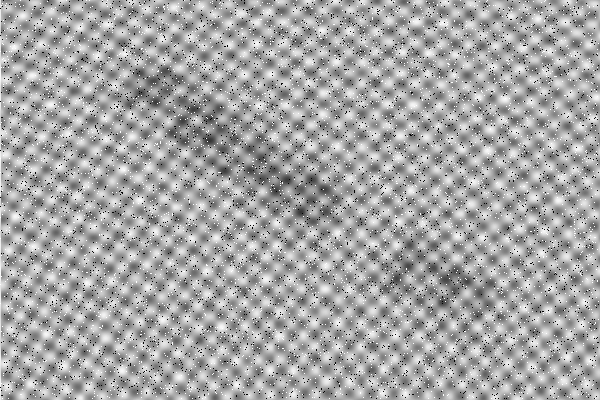
#> input picture PI/assets/Letters-noisy.png, 600 x 400 px
$ jupyter execute --allow-errors Final.ipynb
#> lines starting #> are read from the running program, lines starting #| are printed output that depends on the picture; after the words box and inside, x2 and y2 are one past the last pixel; in counts of white or black regions, pixels touching at a corner belong together
# Relatório: Descoberta de Letras Ocultas

Este notebook documenta o processo de recuperação de letras ocultas numa imagem corrompida por ruído. O processo utiliza técnicas de processamento de imagem, incluindo filtragem espacial, filtragem espetral e segmentação.

## Bibliotecas Utilizadas
- `cv2` (OpenCV): Para operações de processamento de imagem e filtros espaciais.
- `numpy`: Para manipulação de matrizes e Transformada de Fourier (FFT).
- `matplotlib.pyplot`: Para visualização das imagens ao longo do processo.
- `os`: Para gestão de diretórios de output.
- `pytesseract`: (Opcional) Para validação final da leitura do texto através de OCR.

[cell 1]
import cv2
import numpy as np
import matplotlib.pyplot as plt
import os

try:
    import pytesseract
except ImportError:
    print("Aviso: pytesseract não está instalado. A validação final por OCR não funcionará. Para o utilizar, corre 'pip install pytesseract'")

## 1. Configuração de Parâmetros (Variáveis 'k')
Todas as variáveis das funções do OpenCV e lógicas auxiliares são definidas aqui. Isto facilita a afinação dos parâmetros da pipeline.

[cell 2]
# Caminhos dos ficheiros
INPUT_IMAGE_PATH = '../assets/Letters-noisy.png'
#INPUT_IMAGE_PATH = '../output/2_salt_pepper_removed.png'
OUTPUT_DIR = '../output/'

# Criar diretório de output se não existir
os.makedirs(OUTPUT_DIR, exist_ok=True)

# ==========================================
# PARÂMETROS - FILTRAGEM ESPETRAL (Ruído Periódico)
# ==========================================
# Iterações para o Notch Filter Gaussiano.
# 'threshold_ratio': Percentagem da magnitude máxima do espetro (ex: 0.80 = 80%).
# 'radius': Raio do filtro Gaussiano Notch a aplicar nesse pico.
NOTCH_PASSES = [
    {'threshold_ratio': 0.78, 'radius': 3.5}, # Passagem 1: Picos mais altos com raio maior
    {'threshold_ratio': 0.65, 'radius': 0.5}  # Passagem 2: Picos secundários com raio menor
]
NOTCH_CENTER_PROTECTION = 5 # Raio de proteção em torno da componente DC (centro) para preservar a iluminação base

# ==========================================
# PARÂMETROS - FILTRAGEM ESPACIAL (Ruído Salt & Pepper)
# ==========================================
MEDIAN_KERNEL_SIZE = 3 # Tamanho do kernel para o filtro de Mediana (deve ser ímpar: 3, 5, 7...)

# ==========================================
# PARÂMETROS - AUMENTO DE CONTRASTE (CLAHE)
# ==========================================
CLAHE_CLIP_LIMIT = 1.5 # Limiar de contraste para o CLAHE (valores maiores dão mais contraste)
CLAHE_TILE_GRID_SIZE = (4, 4) # Tamanho da grelha para equalização local

# ==========================================
# PARÂMETROS - SEGMENTAÇÃO / BINARIZAÇÃO
# ==========================================
BIN_THRESH_VALUE = 107 # Valor limite (Threshold) para a binarização manual (0-255)
BIN_MAX_VALUE = 255    # Valor a atribuir aos píxeis que passam o limite

# ==========================================
# PARÂMETROS - EXTRAÇÃO DE CONTORNOS
# ==========================================
CANNY_THRESH1 = 50  # Limite inferior do detector de bordas de Canny
CANNY_THRESH2 = 150 # Limite superior do detector de bordas de Canny

# ==========================================
# PARÂMETROS - MORFOLOGIA
# ==========================================
KERNEL_SIZE_MORPH = 2     # Tamanho da matriz (kernel). 3x3 é um bom ponto de partida para não destruir as letras.
MORPH_ITERATIONS_OPEN = 1 # Número de vezes que aplicamos o Opening (para limpar ruído).
MORPH_ITERATIONS_ERODE = 1 # Número de vezes que aplicamos a Erosão (para separar letras fundidas).

## 2. Carregar Imagem Original

[cell 3]
img_original = cv2.imread(INPUT_IMAGE_PATH, cv2.IMREAD_GRAYSCALE)
#> img_original is the input picture: shape (400, 600); min 0, max 255, mean 166.1
if img_original is None:
    raise ValueError(f"Erro: Não foi possível carregar a imagem em {INPUT_IMAGE_PATH}")

plt.figure(figsize=(8, 6))
plt.imshow(img_original, cmap='gray')
plt.title('Imagem Original com Ruído')
plt.axis('off')
plt.show()

## 3. Passo 1: Remover Ruído Periódico (Filtragem Espetral)
Usamos a Transformada de Fourier (FFT) para identificar picos de frequência anormais que representam o ruído periódico.
De seguida, iteramos sobre as configurações definidas em `NOTCH_PASSES` para aplicar filtros Gaussianos tipo Notch. O uso da variação de raios e limiares por passagem ajuda a eliminar estes picos de forma mais suave e orgânica face a um bloqueio rígido.

[cell 4]
def create_gaussian_notch_mask(shape, center, radius):
    rows, cols = shape
    u = np.arange(rows)
    v = np.arange(cols)
    u, v = np.meshgrid(u, v, indexing='ij')

    d_square = (u - center[0])**2 + (v - center[1])**2
    mask = 1.0 - np.exp(-d_square / (2 * (radius**2)))
    return mask

dft = np.fft.fft2(img_original.astype(np.float32))
dft_shifted = np.fft.fftshift(dft)
magnitude_spectrum = 20 * np.log(np.abs(dft_shifted) + 1)
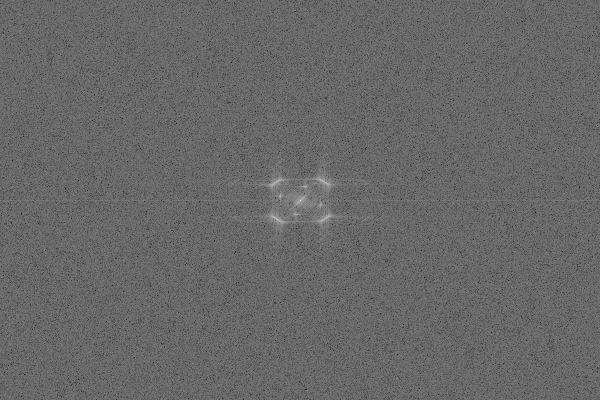
#> magnitude_spectrum: shape (400, 600) float64; min 74.89, max 350, mean 186.8; drawn with min black and max white

rows, cols = img_original.shape
#> rows = 400; cols = 600
crow, ccol = rows // 2, cols // 2
#> crow = 200; ccol = 300
combined_mask = np.ones((rows, cols), np.float32)
max_mag = np.max(magnitude_spectrum)
#> max_mag = 350

# Aplicar Notch Filters iterativamente (1st pass, 2nd pass...)
for i, pass_config in enumerate(NOTCH_PASSES):
    thresh_ratio = pass_config['threshold_ratio']
    radius = pass_config['radius']

    thresh = max_mag * thresh_ratio
    peaks = np.where(magnitude_spectrum > thresh)

    pass_mask = np.ones((rows, cols), np.float32)
    for r, c in zip(peaks[0], peaks[1]):
        # Não filtrar o componente DC (iluminação da imagem)
        if abs(r - crow) > NOTCH_CENTER_PROTECTION or abs(c - ccol) > NOTCH_CENTER_PROTECTION:
            notch = create_gaussian_notch_mask((rows, cols), (r, c), radius)
            pass_mask *= notch

    combined_mask *= pass_mask
    print(f"Passagem {i+1}: Threshold={thresh_ratio*100}%, Raio={radius} aplicados na máscara.")
#> this loop made 2 passes
#> (thresh, peaks) on passes 1 to 2: (273, 21 positions, rows 180 to 220, columns 273 to 327), (227.5, 389 positions, rows 177 to 223, columns 268 to 332)
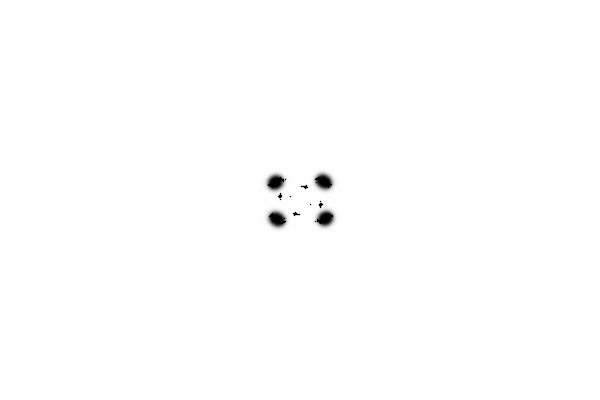
#> combined_mask: shape (400, 600) float32; min 0, max 1, mean 0.996

fshift_filtered = dft_shifted * combined_mask
img_back = np.fft.ifft2(np.fft.ifftshift(fshift_filtered))
img_periodic_removed = np.abs(img_back)
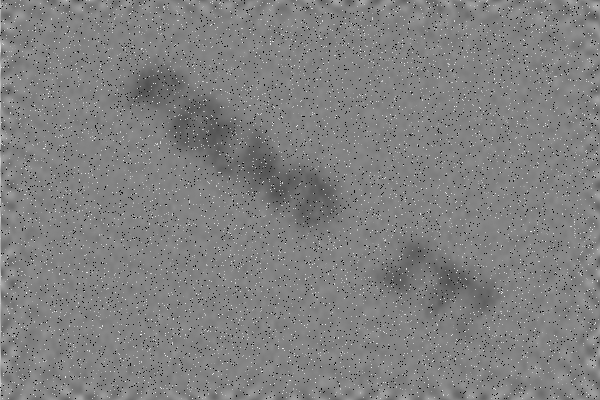
#> img_periodic_removed: shape (400, 600) float64; min 0.00711, max 330.6, mean 166.7; drawn with min black and max white
img_periodic_removed = cv2.normalize(img_periodic_removed, None, 0, 255, cv2.NORM_MINMAX).astype(np.uint8)

maskToSave = cv2.normalize(combined_mask, None, 0, 255, cv2.NORM_MINMAX).astype(np.uint8)

# Guardar
cv2.imwrite(os.path.join(OUTPUT_DIR, '1_periodic_removed.png'), img_periodic_removed)
cv2.imwrite(os.path.join(OUTPUT_DIR, '1_2_mask.png'), maskToSave)

plt.figure(figsize=(15, 5))
plt.subplot(1, 3, 1), plt.imshow(magnitude_spectrum, cmap='gray'), plt.title('Espetro de Magnitude')
plt.subplot(1, 3, 2), plt.imshow(combined_mask, cmap='gray'), plt.title('Máscara Notch Combinada')
plt.subplot(1, 3, 3), plt.imshow(img_periodic_removed, cmap='gray'), plt.title('Sem Ruído Periódico')
plt.show()

## 4. Passo 2: Remover Ruído Salt & Pepper (Filtragem Espacial)
Para o ruído tipo 'sal e pimenta', o filtro de Mediana é o standard por excelência, dado que tem o comportamento de preservar as bordas (as formas das letras) enquanto "engole" os picos extremos isolados.

[cell 5]
img_denoised = cv2.medianBlur(img_periodic_removed, MEDIAN_KERNEL_SIZE)

# Guardar
cv2.imwrite(os.path.join(OUTPUT_DIR, '2_salt_pepper_removed.png'), img_denoised)

plt.figure(figsize=(8, 6))
plt.imshow(img_denoised, cmap='gray')
plt.imshow(img_denoised, cmap='gray', vmin=0, vmax=255)
plt.title(f'Sem Ruído Salt & Pepper (Mediana, kernel={MEDIAN_KERNEL_SIZE})')
plt.axis('off')
plt.show()

## 5. Visualização do Histograma
Para percebermos a distribuição dos níveis de cinzento na imagem após a remoção de ruído, analisamos o histograma. O plot confirma como os dados estão agrupados, o que ajuda a decidir as técnicas de contraste a aplicar.

[cell 6]
plt.figure(figsize=(8, 4))
plt.hist(img_denoised.ravel(), bins=256, range=[0,256], color='gray')
plt.title('Histograma após Remoção de Ruído')
plt.xlabel('Intensidade (0-255)')
plt.ylabel('Frequência de Píxeis')
plt.show()
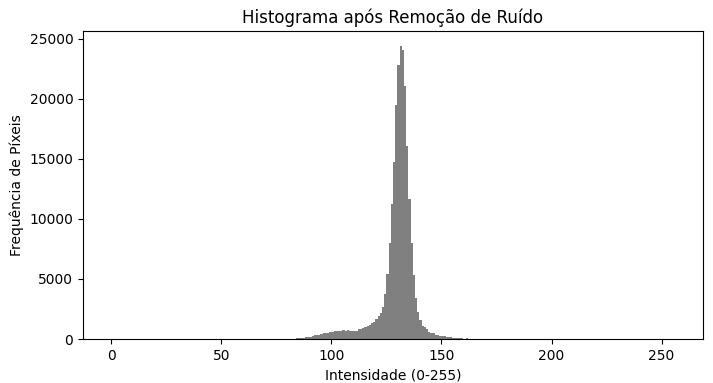
#> figure drawn by matplotlib, 1 panel; tallest bar 24404 high, from x = 131 to 132

## 6. Passo 3: Aumento de Contraste Local (CLAHE)
Como as letras estão num tom cinzento escuro concentrado no centro da imagem (criando o efeito de um "blur preto"), aplicar uma binarização direta resulta num bloco sólido.
Para resolver isso, usamos o CLAHE (Contrast Limited Adaptive Histogram Equalization). O CLAHE melhora o contraste localmente (por grelhas, configuradas na variável `CLAHE_TILE_GRID_SIZE`), distribuindo melhor os níveis de cinzento e evidenciando as formas orgânicas das letras (como o F e o N).

[cell 7]
clahe = cv2.createCLAHE(clipLimit=CLAHE_CLIP_LIMIT, tileGridSize=CLAHE_TILE_GRID_SIZE)
img_contrast = clahe.apply(img_denoised)
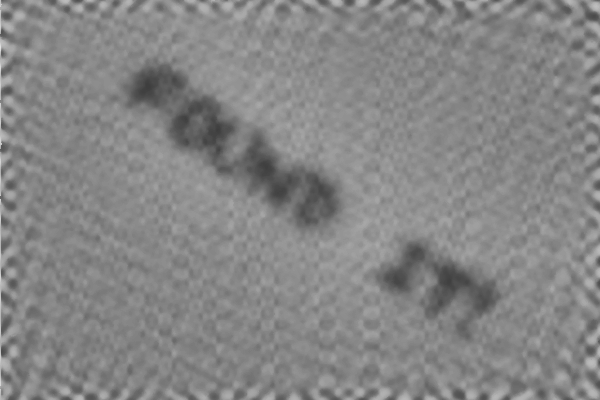
#> img_contrast: shape (400, 600); min 61, max 226, mean 133.9

# Guardar a imagem realçada
cv2.imwrite(os.path.join(OUTPUT_DIR, '3_contrast_enhanced.png'), img_contrast)

plt.figure(figsize=(15, 5))
plt.subplot(1, 2, 1), plt.imshow(img_contrast, cmap='gray', vmin=0, vmax=255), plt.title('Imagem com CLAHE')
plt.subplot(1, 2, 2), plt.hist(img_contrast.ravel(), bins=256, range=[0,256], color='gray'), plt.title('Novo Histograma (CLAHE)')
plt.show()
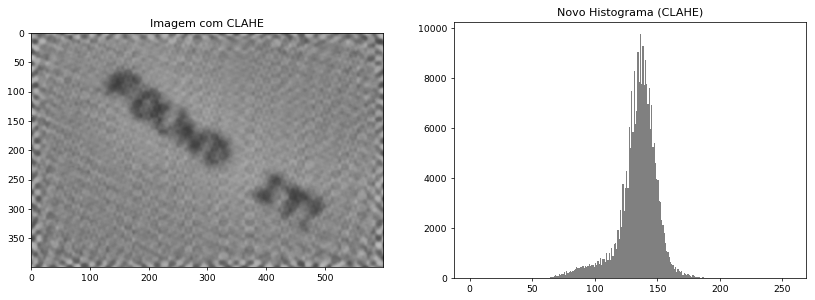
#> figure drawn by matplotlib, 2 panels; panel 2: tallest bar 9767 high, from x = 136 to 137

## 7. Passo 4: Caminhos Paralelos de Segmentação
Uma vez resolvida a limpeza de imagem base, testamos em paralelo duas abordagens de segmentação:
**Opção A:** Binarização de imagem (para obter sólidos das letras).
**Opção B:** Extração unicamente de contornos (para obter o shape isolado).

[cell 8]
# === OPÇÃO A: Binarização ===
_, img_bin_manual = cv2.threshold(img_denoised, BIN_THRESH_VALUE, BIN_MAX_VALUE, cv2.THRESH_BINARY)
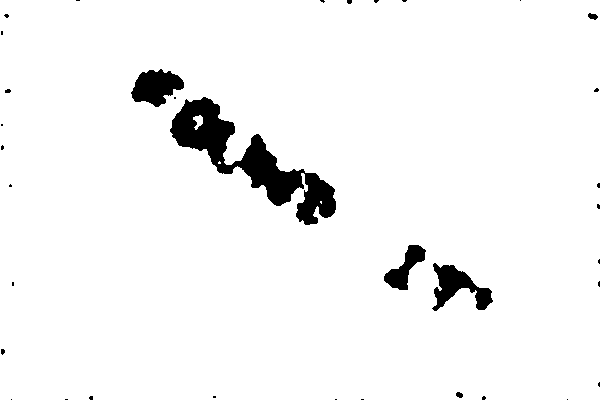
#> img_bin_manual: shape (400, 600); 95.9% white; 35 black regions (28 under 20 px), largest, box (x1, y1, x2, y2) and area: (170, 97, 336, 225) 6198, (432, 263, 493, 311) 1330, (131, 69, 184, 107) 1283
_, img_bin_otsu = cv2.threshold(img_denoised, 0, 255, cv2.THRESH_BINARY + cv2.THRESH_OTSU)
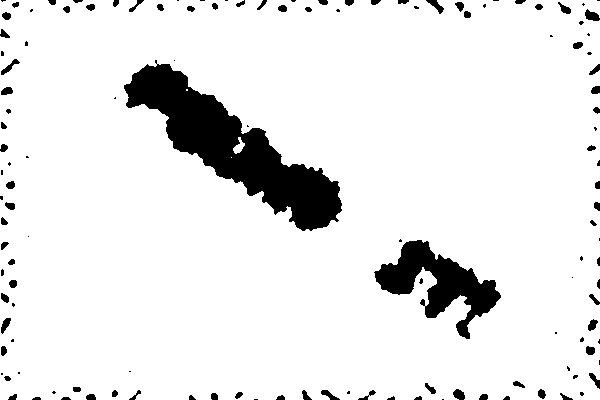
#> img_bin_otsu: shape (400, 600); 91.2% white; 131 black regions (51 under 20 px), largest, box (x1, y1, x2, y2) and area: (124, 60, 342, 231) 12298, (374, 240, 501, 339) 4822, (585, 9, 600, 21) 115

cv2.imwrite(os.path.join(OUTPUT_DIR, '3a_binarized_manual.png'), img_bin_manual)
cv2.imwrite(os.path.join(OUTPUT_DIR, '3a_binarized_otsu.png'), img_bin_otsu)

# === OPÇÃO B: Contornos ===
img_contours = cv2.Canny(img_bin_manual, CANNY_THRESH1, CANNY_THRESH2)
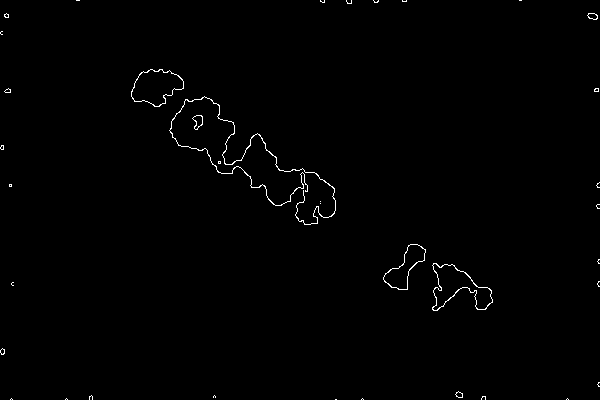
#> img_contours: shape (400, 600); 0.67% white in thin lines or dots
cv2.imwrite(os.path.join(OUTPUT_DIR, '3b_contours.png'), img_contours)

plt.figure(figsize=(15, 5))
plt.subplot(1, 3, 1), plt.imshow(img_bin_manual, cmap='gray'), plt.title(f'Binarização Manual (Thresh={BIN_THRESH_VALUE})')
plt.subplot(1, 3, 2), plt.imshow(img_bin_otsu, cmap='gray'), plt.title('Binarização Otsu')
plt.subplot(1, 3, 3), plt.imshow(img_contours, cmap='gray'), plt.title(f'Contornos (Canny)')
plt.show()

## 7.1. Passo Extra: Refinamento Morfológico
Aplicamos uma operação de morfologia matemática (`cv2.morphologyEx`) sobre a imagem binarizada para fechar pequenos buracos nas letras (usando *Closing*) ou limpar pontos de ruído isolados (usando *Opening*).

[cell 9]
# 1. Criar o Kernel (uma matriz de 1s que define a forma como "varremos" a imagem)
kernel = cv2.getStructuringElement(cv2.MORPH_RECT, (KERNEL_SIZE_MORPH, KERNEL_SIZE_MORPH))

# 2. Inverter a imagem para que o texto fique BRANCO (255) e o fundo PRETO (0)
# Vamos usar a img_bin_otsu pois geralmente tem melhor qualidade base
img_inverted = cv2.bitwise_not(img_bin_manual)

# 3. Aplicar o Opening para remover pequenos ruídos no fundo (pontos brancos isolados)
img_opened = cv2.morphologyEx(img_inverted, cv2.MORPH_OPEN, kernel, iterations=MORPH_ITERATIONS_OPEN)
#> img_opened: shape (400, 600); 4.1% white; 29 white regions (21 under 20 px), largest, box (x1, y1, x2, y2) and area: (171, 98, 337, 226) 6192, (434, 264, 494, 312) 1328, (132, 70, 185, 108) 1281

# 4. Aplicar uma leve Erosão para "emagrecer" as letras e separar formas fundidas
img_eroded = cv2.erode(img_opened, kernel, iterations=MORPH_ITERATIONS_ERODE)
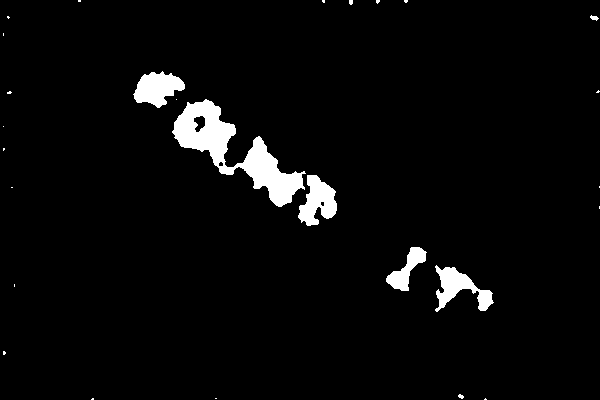
#> img_eroded: shape (400, 600); 3.7% white; 27 white regions (20 under 20 px), largest, box (x1, y1, x2, y2) and area: (172, 99, 306, 207) 4526, (298, 175, 337, 226) 1189, (133, 71, 185, 108) 1181

# 5. Inverter de volta para o formato original (letras pretas, fundo branco), ideal para OCR
img_final_cleaned = cv2.bitwise_not(img_eroded)

# Guardar o resultado na pasta de output
cv2.imwrite(os.path.join(OUTPUT_DIR, '4_morphology_applied.png'), img_final_cleaned)

# Visualização
plt.figure(figsize=(12, 5))
plt.subplot(1, 2, 1)
plt.title('Antes da Morfologia (Binarização Otsu)')
plt.imshow(img_bin_manual, cmap='gray')
plt.axis('off')

plt.subplot(1, 2, 2)
plt.title('Depois da Morfologia (Letras Separadas e Limpas)')
plt.imshow(img_final_cleaned, cmap='gray')
plt.axis('off')
plt.show()
